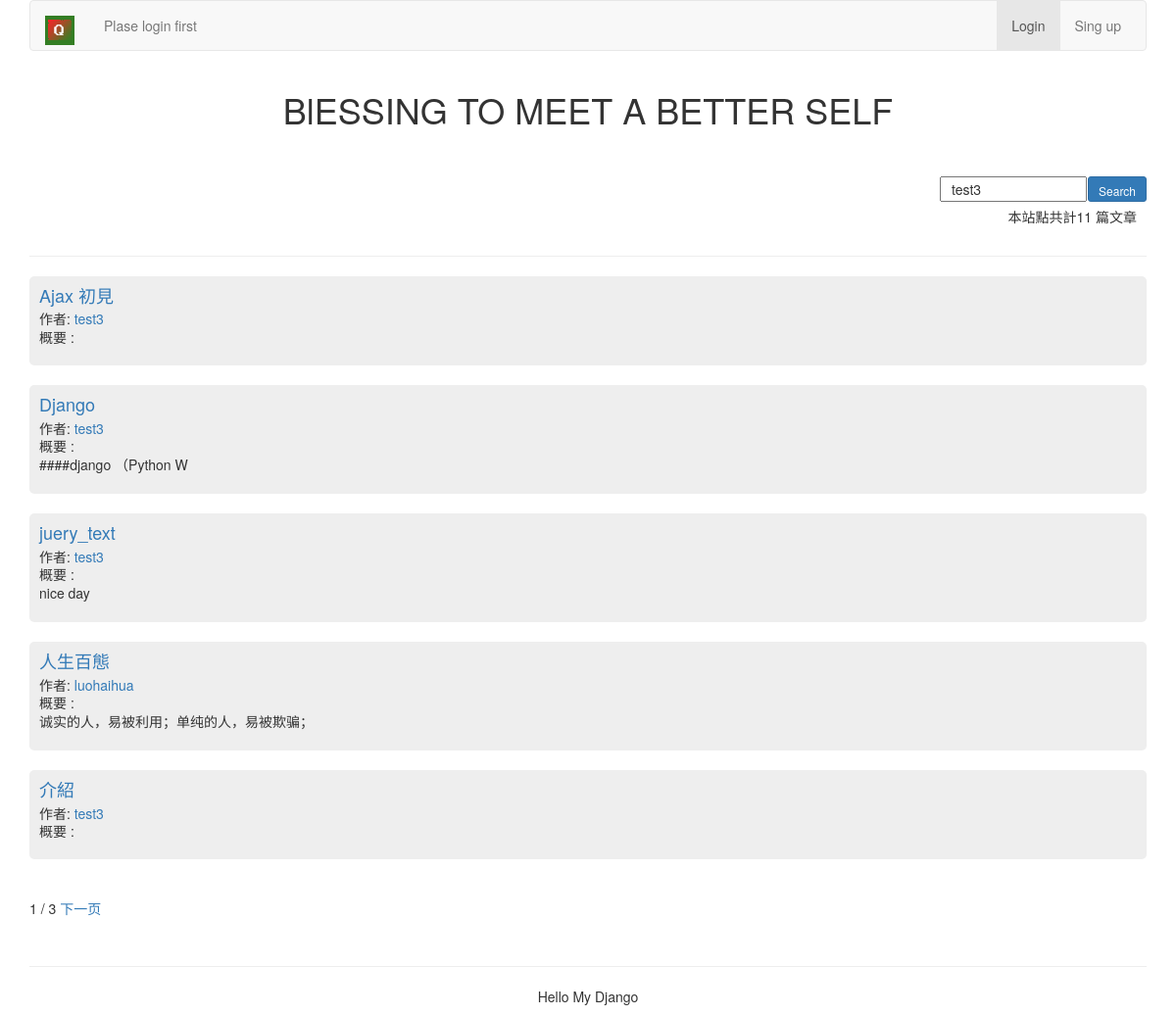
The page /article/list-article-titles/ on the database its author committed.
### article/models.py (models this page shows, shortened)
class ArticlePost(models.Model):
    author = models.ForeignKey(User,related_name = "article")
    title = models.CharField(max_length = 200)
    slug = models.SlugField(max_length = 500)
    column = models.ForeignKey(ArticleColumn,related_name = 'article_column')
    body = models.TextField()
    created = models.DateTimeField(default = timezone.now())
    updated = models.DateTimeField(auto_now = True)
    users_like = models.ManyToManyField(User,related_name = 'article_like',blank = True)
    users_dislike = models.ManyToManyField(User,related_name = 'article_dislike',blank = True)
    class Meta:
        ordering = ('title',)
        index_together = (('id','slug'),)
    def get_url_path(self):
        return reverse("article:list_article_detail",args = [self.id,self.slug])

### article/list_views.py (the view)
# urls.py: url(r'^list-article-titles/(?P<username>[-\w]+)$',list_views.article_titles,name = 'author_articles'),
def article_titles(request,username = None):
    if username:
        user = User.objects.get(username = username)
        article_title = ArticlePost.objects.filter(author = user)
        try:
            userinfo = user.userinfo
        except:
            userinfo = None
    else:
        article_title = ArticlePost.objects.all()
    paginator = Paginator(article_title,5)
    page = request.GET.get('page')
    try:
        current_page = paginator.page(page)
        articles = current_page.object_list
    except PageNotAnInteger:
        current_page = paginator.page(1)
        articles = current_page.object_list
    except EmptyPage:
        current_page = paginator.page(paginator.num_pages)
        articles = current_page.object_list
    if username:
        return render(request,"article/list/author_articles.html",{"articles":articles,"page":current_page,"userinfo":userinfo,"user":user})
    return render(request,"article/list/article_titles.html",{"articles":articles,"page":current_page})

### article/templatetags/article_tags.py (called while the page is built)
@register.simple_tag
def total_articles():
    return ArticlePost.objects.count()

### templates/article/list/article_titles.html (shortened to what this page needs)
{% extends "base.html" %}
{% load article_tags %}
{% block content %}
    <div class="row text-center vertical-middle-sm">
        <h1>BlESSING TO MEET A BETTER SELF</h1>
    </div>
    <div style="margin-top:38px;height:5px">
        <input type="button" name="" id="search_btn" class="btn btn-primary btn-sm" style="float:right;padding-bottom:1px" value="Search">
        <input type="text" name="" id="search_val" style="float:right;width:150px;margin-right:1px;padding-left:10px" placeholder="username" value="test3">
    </div>
    <div class="row text-right vertical-middle-sm" style="clear:both;margin-right:10px;padding-top:5px">
        <p>本站點共計{% total_articles %} 篇文章</p>
    </div>
    <hr>
    <div class="container_" style="margin-top:20px;clear:both">
        {% for article in articles %}
        <div class="list-group" style="background-color:#eeeeee;padding:10px 10px 10px 10px;border-radius:5px">
                <h4 class="list-group-item-heading"><a href="{{ article.get_url_path }}">{{ article.title }}</a></h4>
                <p class="list-group-item-text">作者: <a href="{% url 'article:author_articles' article.author.username %}">{{ article.author.username }}</a></p>
                <p class="list-group-item-text">概要 :{{ article.body　| slice:'20' | linebreaks}}</p>
        </div>
        {% endfor %}
        {% include "paginator.html" %}
    </div>
{% endblock %}

### rows shown on the page
ArticlePost: title "Ajax 初見", author.username "test3"
ArticlePost: title "Django", author.username "test3", body "####django （Python W"
ArticlePost: title "juery_text", author.username "test3", body "nice day"
ArticlePost: title "人生百態", author.username "luohaihua", body "诚实的人，易被利用；单纯的人，易被欺骗；"
ArticlePost: title "介紹", author.username "test3"

### other values the page prints
{{ page.number }} "1"
{{ page.paginator.num_pages }} "3"
